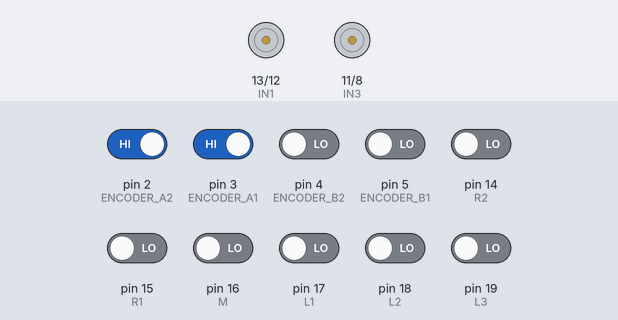
Bench run of a sketch on a simulated Arduino Uno, built with avr-gcc and run on an emulated ATmega328P. Parts: motor-driver pin pairs drawn as motors (green arrow = first pin HIGH = forward, orange = second pin HIGH = backward, longer = more drive, scaled by the enable pin). The inputs (shaded band) are chosen by the test bench; at power-on: pin 2 (ENCODER_A2), pin 3 (ENCODER_A1) HIGH, pin 4 (ENCODER_B2), pin 5 (ENCODER_B1), pin 14 (R2), pin 15 (R1), pin 16 (M), pin 17 (L1), pin 18 (L2), pin 19 (L3) LOW. What the sketch prints to the serial monitor is not drawn.

Above: at 1.2 s.
1.3 s: pin 2 (ENCODER_A2) driven LOW
At 1.6 s:
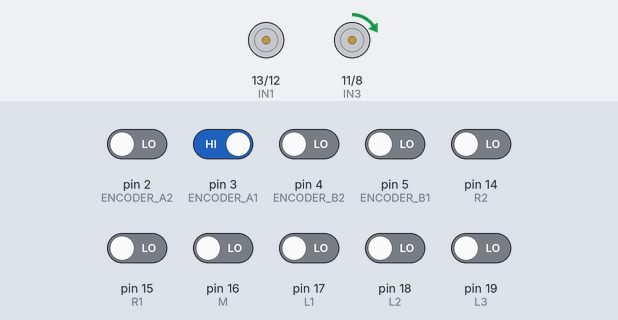
2.8 s: pin 3 (ENCODER_A1) driven LOW
At 4.0 s:
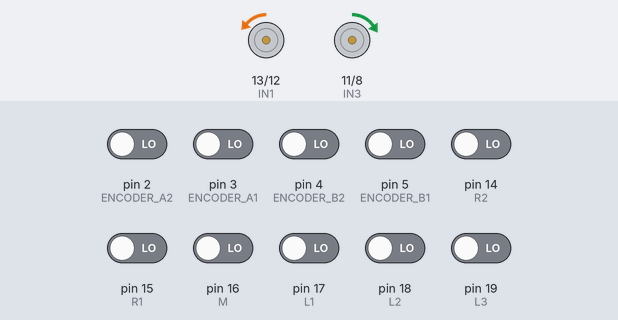
4.3 s: pin 14 (R2) driven HIGH
At 5.6 s:
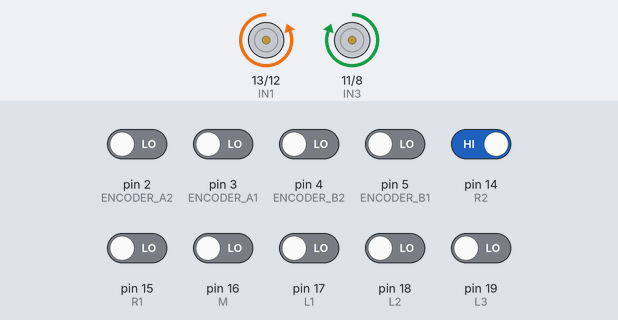
5.9 s: pin 19 (L3) driven HIGH
At 6.3 s:
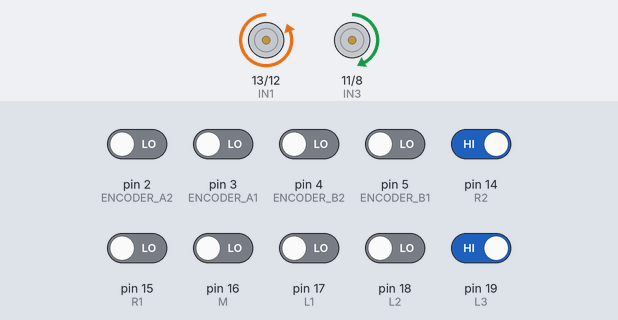
Timing chart, 0 to 8.4 s (numbered marks = the images above; inputs shaded):
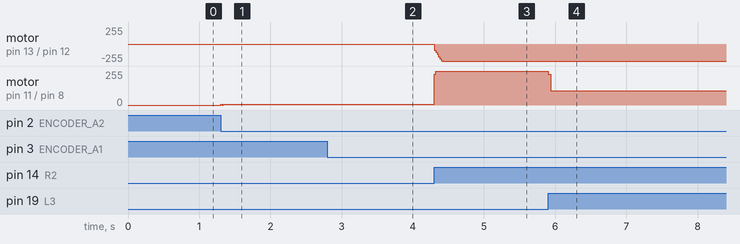

The sketch:

8.26.14.54Test9Sensor.ino
```cpp
#include<MsTimer2.h>//定时器库的头文件
//------------------电机相关-------------------
//----左侧电机----
#define ENCODER_A1 3  //编码器
#define ENCODER_B1 5
#define PWM2 9        //PWM波控制转速
#define IN3 11
#define IN4 8
volatile long  encoderVal1;  //编码器值
float target1;              //左侧目标角速度（弧度）
float t1;                   //左侧上一次目标角速度（弧度）
float velocity1;            //左侧实际转速
//----右侧电机----
#define ENCODER_A2 2  //编码器
#define ENCODER_B2 4
#define PWM1 10        //PWM波控制转速
#define IN1 13
#define IN2 12
volatile long encoderVal2;  //编码器2值
float target2;              //右侧目标角速度（弧度）
float t2;                   //右侧上一次角速度（弧度）
float velocity2;            //右侧实际转速
//------------------红外探测-------------------
#define L1 17 //左红外
#define L2 18
#define L3 19
#define R1 15 //右红外
#define R2 14
#define R3 0
#define M  16 //中红外
//-------------------定义常值------------------
#define PERIOD 20
#define Kp 10
#define Ti 50
#define Td 10
#define V 20
//-----------------控制算法变量-----------------
float T = PERIOD;
float q0 = Kp * (1 + T / Ti + Td / T);
float q1 = -Kp * (1 + 2 * Td / T);
float q2 = Kp * Td / T;
float u1 = 0, u2 = 0, ek11, ek12, ek21, ek22;
//-------------------函数声明------------------
int pidController1(float targetVelocity, float currentVelocity);
int pidController2(float targetVelocity, float currentVelocity);
void getEncoder1(void);
void getEncoder2(void);
//-------------------初始化-------------------
void setup()
{
  //9,10两个管脚的PWM由定时器TIMER1产生，这句程序改变PWM的频率，勿删
  TCCR1B = TCCR1B & B11111000 | B00000001;
  MsTimer2::set(PERIOD, control);
  MsTimer2::start();
  pinMode(ENCODER_A1, INPUT);
  pinMode(ENCODER_B1, INPUT);
  pinMode(ENCODER_A2, INPUT);
  pinMode(ENCODER_B2, INPUT);
  attachInterrupt(0, getEncoder1, CHANGE);
  attachInterrupt(1, getEncoder2, CHANGE);
  Serial.begin(9600);
  pinMode(PWM1, OUTPUT);
  pinMode(PWM2, OUTPUT);
  pinMode(IN1, OUTPUT);
  pinMode(IN2, OUTPUT);
  pinMode(IN3, OUTPUT);
  pinMode(IN4, OUTPUT);
  pinMode(R1, INPUT);
  pinMode(R2, INPUT);
  pinMode(R3, INPUT);
  pinMode(L1, INPUT);
  pinMode(L2, INPUT);
  pinMode(L3, INPUT);
  pinMode(M, INPUT);
}
//-------------------循环执行-------------------
void loop()
{
  Serial.println(velocity1);
  Serial.print("\n");
  Serial.println(velocity2);
}
//----------测速与转向------------
void control(void)
{
  if (digitalRead(R3) == HIGH) //小弯右转
  {
    target1 = V * 1;
    target2 = V * -0.5;
  }
  else if (digitalRead(R3) == HIGH) //小弯右转
  {
    target1 = V * 1;
    target2 = V * -0.5;
  }
  else if (digitalRead(R3) == HIGH) //小弯右转
  {
    target1 = V * 1;
    target2 = V * 0;   //
  }
  else if (digitalRead(L3) == HIGH) //小弯左转
  {
    target1 = V * 0;   //之前是0.3
    target2 = V * 1;
  }
  else if (digitalRead(R2) == HIGH) //稍微右转
  {
    target1 = V * 1;
    target2 = V * 0.4;
  }
  else if (digitalRead(L2) == HIGH) //稍微左转
  {
    target1 = V * 0.4;
    target2 = V * 1;
  }
  else if (digitalRead(R1) == HIGH) //直线保持
  {
    target1 = V * 1;
    target2 = V * 0.9;
  }
  else if (digitalRead(L1) == HIGH) //直线保持
  {
    target1 = V * 0.9;
    target2 = V * 1;
  }
  else if (digitalRead(M) == HIGH)
  {
    target1 = V;
    target2 = V;
  }
  target1 = target1 * 0.6 + t1 * 0.4;
  target2 = target2 * 0.6 + t2 * 0.4;
  velocity1 = (-encoderVal1 / 780.0) * 3.1415 * 2.0 * (1000 / PERIOD);
  encoderVal1 = 0;
  velocity2 = (encoderVal2 / 780.0) * 3.1415 * 2.0 * (1000 / PERIOD);
  encoderVal2 = 0;
  int output1 = pidController1(target1, velocity1);
  if (output1 > 0)
  {
    digitalWrite(IN3, HIGH);
    digitalWrite(IN4, LOW);
    analogWrite(PWM2, output1);
  }
  else
  {
    digitalWrite(IN3, LOW);
    digitalWrite(IN4, HIGH);
    analogWrite(PWM2, abs(output1));
  }
  int output2 = pidController2(target2, velocity2);
  if (output2 > 0)
  {
    digitalWrite(IN1, LOW);
    digitalWrite(IN2, HIGH);
    analogWrite(PWM1, output2);
  }
  else
  {
    digitalWrite(IN1, HIGH);
    digitalWrite(IN2, LOW);
    analogWrite(PWM1, abs(output2));
  }
  t1 = target1;
  t2 = target2;
}

//--------------------编码器中断函数-------------------
void getEncoder1(void)
{
  if (digitalRead(ENCODER_A1) == LOW)
  {
    if (digitalRead(ENCODER_B1) == LOW)
    {
      encoderVal1--;
    }
    else
    {
      encoderVal1++;
    }
  }
  else
  {
    if (digitalRead(ENCODER_B1) == LOW)
    {
      encoderVal1++;
    }
    else
    {
      encoderVal1--;
    }
  }
}
void getEncoder2(void)
{
  if (digitalRead(ENCODER_A2) == LOW)
  {
    if (digitalRead(ENCODER_B2) == LOW)
    {
      encoderVal2--;
    }
    else
    {
      encoderVal2++;
    }
  }
  else
  {
    if (digitalRead(ENCODER_B2) == LOW)
    {
      encoderVal2++;
    }
    else
    {
      encoderVal2--;
    }
  }
}

//------------------PID控制器-------------------
int pidController1(float targetVelocity, float currentVelocity)
{
  float ek10;
  ek10 = targetVelocity - currentVelocity;
  u1 = u1 + q0 * ek10 + q1 * ek11 + q2 * ek12;
  if (u1 > 255)
  {
    u1 = 255;
  }
  if (u1 < -255)
  {
    u1 = -255;
  }
  ek12 = ek11;
  ek11 = ek10;
  return (int)u1;
}
int pidController2(float targetVelocity, float currentVelocity)
{
  float ek20;
  ek20 = targetVelocity - currentVelocity;
  u2 = u2 + q0 * ek20 + q1 * ek21 + q2 * ek22;
  if (u2 > 255)
  {
    u2 = 255;
  }
  if (u2 < -255)
  {
    u2 = -255;
  }
  ek22 = ek21;
  ek21 = ek20;
  return (int)u2;
}
```

Measured:
- after the input at 1.3 s, motor on pin 11 (IN3) / pin 8 (IN4): stopped → forward 7/255 at once
- after the input at 2.8 s, motor on pin 13 (IN1) / pin 12 (IN2): stopped → backward 1/255 at once
- after the input at 4.3 s, motor on pin 13 (IN1) / pin 12 (IN2): backward 1/255 → backward 255/255 at once; motor on pin 11 (IN3) / pin 8 (IN4): forward 7/255 → forward 255/255 at once
- after the input at 5.9 s, motor on pin 11 (IN3) / pin 8 (IN4): forward 255/255 → forward 108/255 at once
